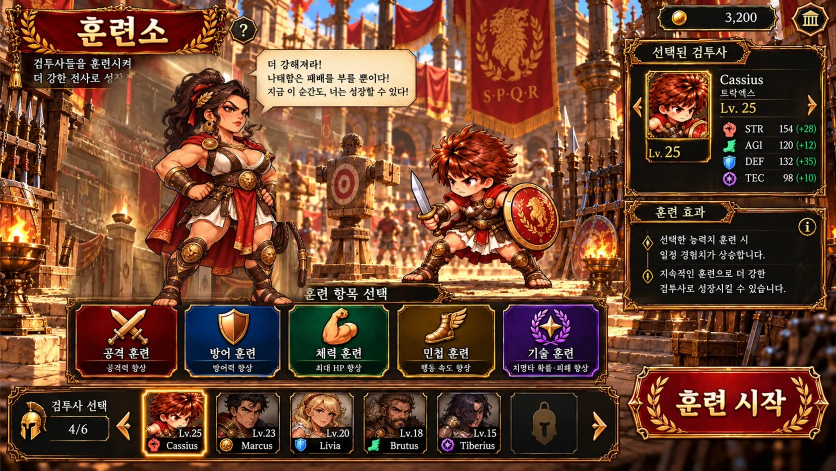
#> input picture docs/qa/training-doctore-action-0.webp, 1672 x 941 px, given in place of market_keyvisual.webp, which was not available (shown at 1/2 size)
$ python erase_market_merchant.py
#> lines starting #> are read from the running program, lines starting #| are printed output that depends on the picture; after the words box and inside, x2 and y2 are one past the last pixel; in counts of white or black regions, pixels touching at a corner belong together; pictures that were not available may be replaced by others from this repository, and a replacement may not be noted
#!/usr/bin/env python3
"""Build a character-free market backplate from the approved key visual.

The approved original remains untouched.  This removes the *baked merchant*
from a derivative bitmap so the game can place the independently animated
transparent merchant on the same stage without any rectangular cover-up.
"""
from pathlib import Path
import cv2
import numpy as np
from PIL import Image

ROOT = Path(__file__).resolve().parents[1]
SRC = ROOT / "public/assets/market/market_keyvisual.webp"
OUT = ROOT / "public/assets/market/market_keyvisual_no_merchant.webp"

im = cv2.imread(str(SRC), cv2.IMREAD_COLOR)
#> im is the input picture: shape (941, 1672, 3); mean B, G, R 46.9, 68.2, 109.4
if im is None:
    raise RuntimeError(f"Failed to read market art {SRC}")
height, width = im.shape[:2]
#> height = 941; width = 1672
assert width == 1672 and height == 941, (width, height)
mask = np.zeros((height, width), dtype=np.uint8)

# The NPC occupies the original left stall from head down to waist/robe hem.
# Includes hands and extended toga, avoids the first candidate card and
# preserves all market UI along the bottom and the main shop banner at top.
merchant = np.array([
    (0, 115), (120, 109), (249, 88), (306, 100),
    (362, 142), (399, 211), (421, 303), (457, 370),
    (466, 491), (477, 598), (478, 688), (449, 709),
    (0, 707),
], dtype=np.int32)
cv2.fillPoly(mask, [merchant], 255)
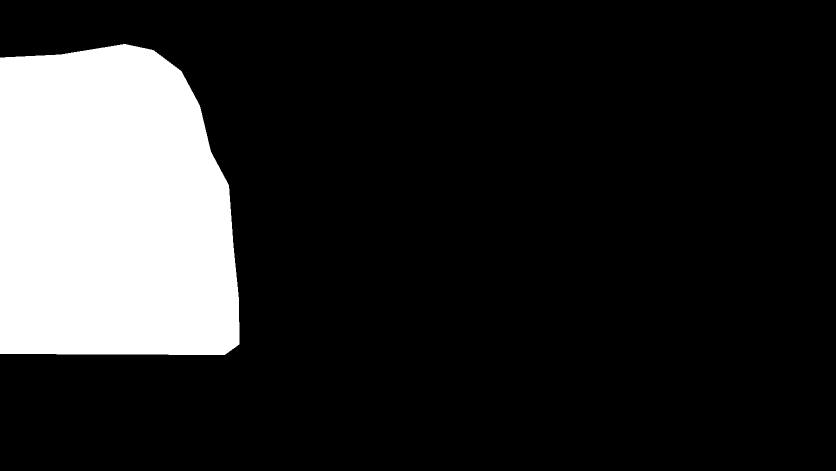
#> mask: shape (941, 1672) (shown at 1/2 size); 16.9% white; 1 white region, box (x1, y1, x2, y2) and area: (0, 88, 479, 710) 266055
# Do not let the inpaint affect any of the game illustration outside the
# exact removed area. Preserve original UI, columns and all 3 gladiators.
# The new transparent actor will occupy most of the retouched area.
# Large-object inpainting alone creates blurry radial streaks. For the void
# behind the new actor, take *actual textured Roman architecture* from the
# project's approved clean arena art and merge it directly into the bitmap.
# There is no floating CSS panel or viewport; this is now background pixels.
environment = cv2.imread(str(ROOT / "public/assets/new-era/arena.webp"), cv2.IMREAD_COLOR)
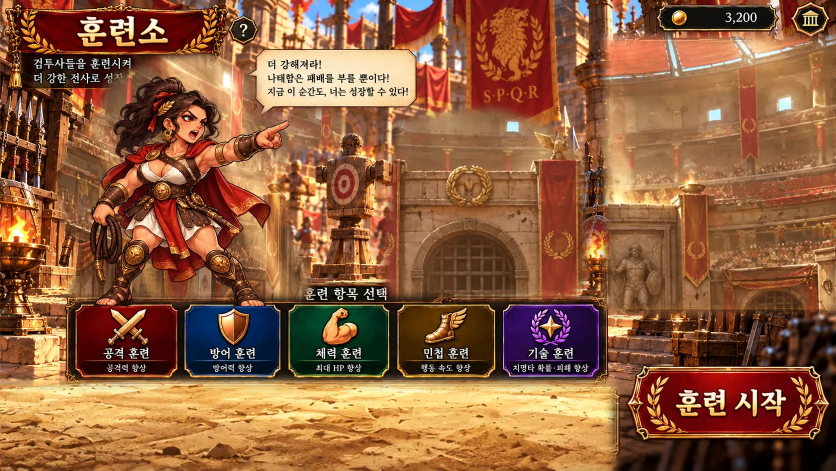
#> input picture docs/qa/training-doctore-action-1.webp, 1672 x 941 px, given in place of arena.webp, which was not available (shown at 1/2 size)
#> environment is the input picture: shape (941, 1672, 3); mean B, G, R 61.4, 94, 143.4
if environment is None:
    raise RuntimeError("Arena architecture reference unavailable")
eh, ew = environment.shape[:2]
#> eh = 941; ew = 1672
stone_and_banners = environment[:, int(ew * .12):int(ew * .58)]
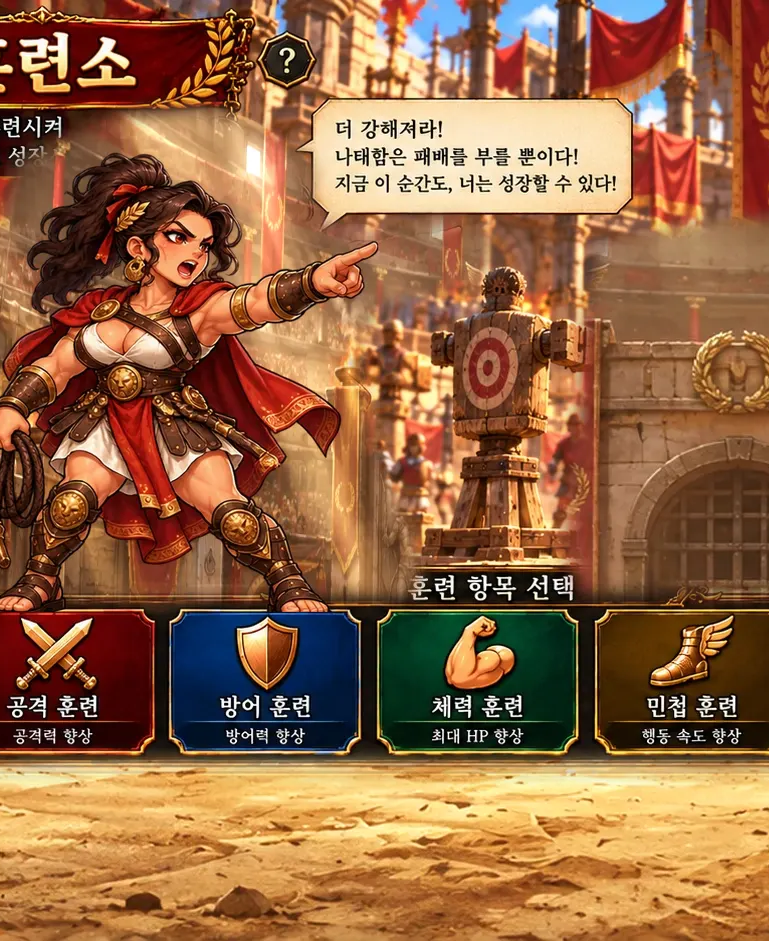
#> stone_and_banners: shape (941, 769, 3); mean B, G, R 67, 101.6, 148.3
patch = cv2.resize(stone_and_banners, (550, height), interpolation=cv2.INTER_CUBIC)
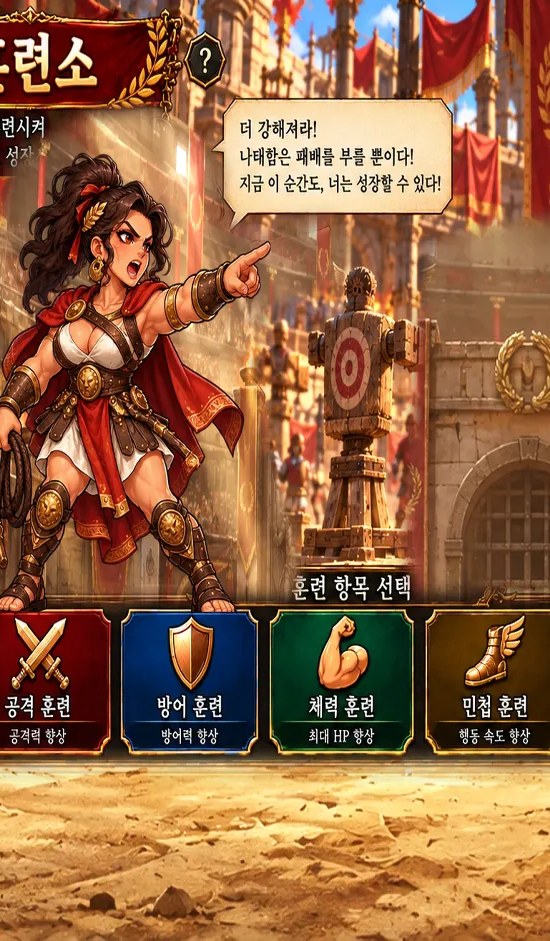
#> patch: shape (941, 550, 3); mean B, G, R 67, 101.7, 148.3
patch = cv2.convertScaleAbs(patch, alpha=1.08, beta=9)
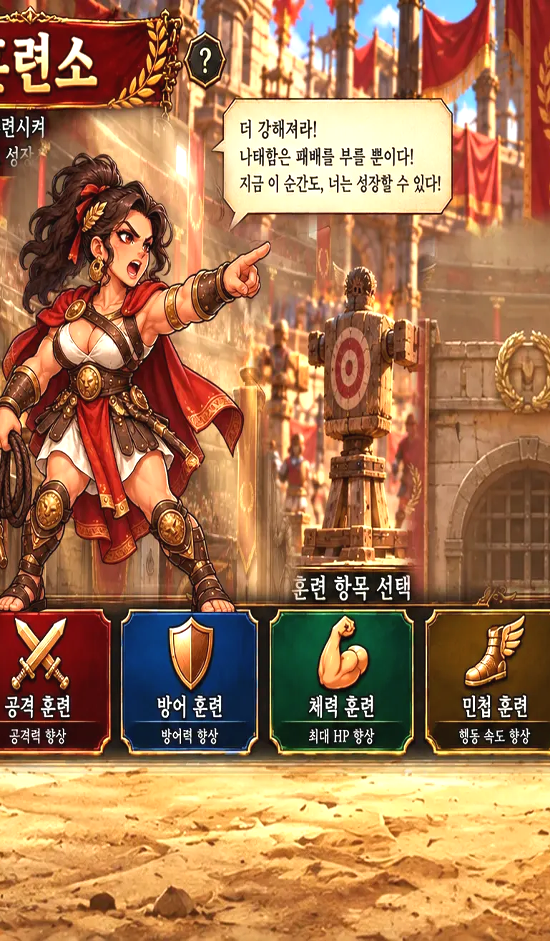
#> patch: shape (941, 550, 3); mean B, G, R 81.1, 118.4, 165
staged = im.copy()
staged[:, :550] = patch
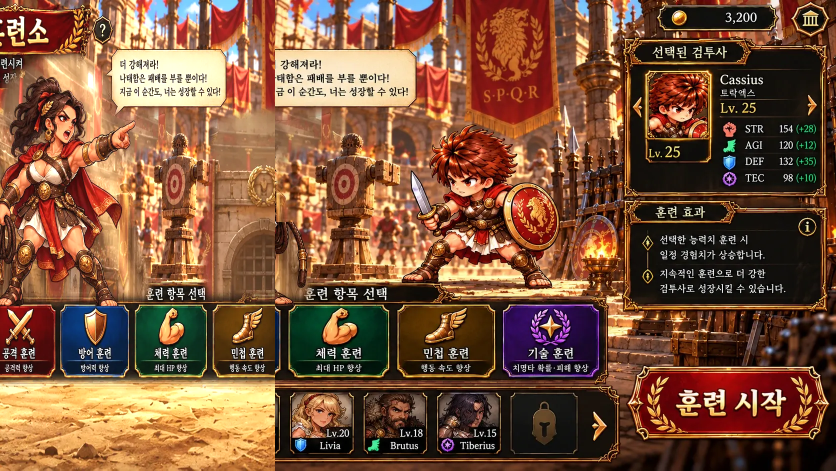
#> staged: shape (941, 1672, 3) (shown at 1/2 size); mean B, G, R 58.4, 83.9, 125
# Feather only along the silhouette perimeter to preserve all art/UI outside
# the old merchant, never cut a rectangular seam into the market scene.
a = cv2.GaussianBlur(mask, (0, 0), 12).astype(np.float32) / 255.0
a = a[..., None]
merged = np.clip(im * (1 - a) + staged * a, 0, 255).astype(np.uint8)

# The old bottom-left painted "Back" graphic is no longer a button. The
# actual live return control is top-right. Remove this dead image too from
# the derivative, using the neighboring cobblestone/crate texture.
dead_back = np.zeros((height, width), dtype=np.uint8)
cv2.rectangle(dead_back, (16, 840), (242, 918), 255, -1)
#> dead_back: shape (941, 1672); 1.1% white; 1 white region, box (x1, y1, x2, y2) and area: (16, 840, 243, 919) 17933
# This small, relatively featureless corner can be filled from its
# immediate surroundings; a pasted rectangle caused an obvious seam.
filled_corner = cv2.inpaint(merged, dead_back, 7, cv2.INPAINT_TELEA)
fade = cv2.GaussianBlur(dead_back, (0, 0), 8).astype(np.float32)[..., None] / 255.0
merged = np.clip(merged * (1-fade) + filled_corner * fade, 0, 255).astype(np.uint8)
# Clear the *painted* Cassius portrait, name and sample description in
# the lower information plaque. Retain the ornate border and Hire artwork.
# The live market data renderer paints the selected candidate here instead.
# Unlike a CSS cover, the replacement becomes actual game background pixels.
x0,y0,x1,y1 = 563,763,1122,899
ys,xs = np.mgrid[y0:y1,x0:x1]
depth = (ys-y0)/max(1,(y1-y0))
warm = 0.5 + 0.5*np.cos((xs-x0)/(x1-x0)*np.pi)
rng = np.random.default_rng(20261017)
grain = rng.normal(0,1.7,(y1-y0,x1-x0))
# OpenCV BGR: naturally aged, dark walnut interior, not a solid black block.
bgr = np.stack([
  15 + 9*warm - 3*depth + grain,
  27 + 8*warm - 4*depth + grain,
  41 + 9*warm - 3*depth + grain,
],axis=-1)
bgr = np.clip(bgr,0,255).astype(np.uint8)
# Subtle planked-leather texture in the center without baked glyphs.
for ty in range(0,bgr.shape[0],19):
    bgr[ty:ty+1,:,0:3] = np.clip(bgr[ty:ty+1,:,0:3].astype('int16') + 3,0,255)
# Keep all outer brass trim: only the already-black interior is repainted.
merged[y0:y1,x0:x1] = bgr
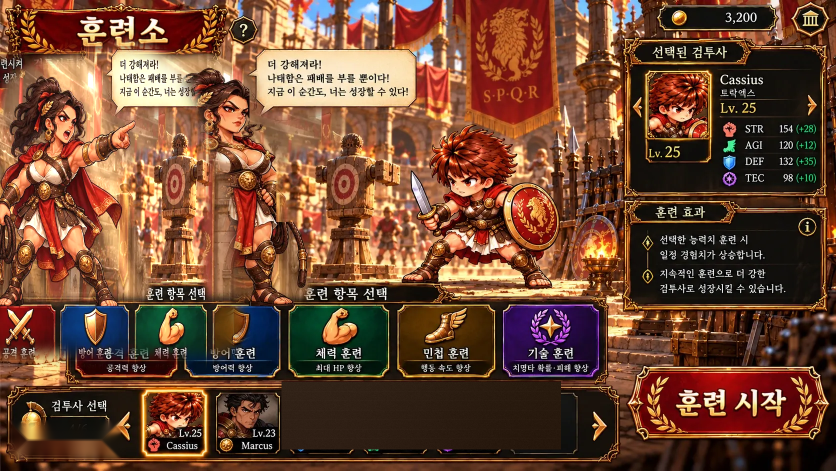
#> merged: shape (941, 1672, 3) (shown at 1/2 size); mean B, G, R 50.4, 72.1, 112.5
rgb = cv2.cvtColor(merged, cv2.COLOR_BGR2RGB)
Image.fromarray(rgb).save(OUT, format="WEBP", quality=95, method=6)
#> (the run stopped early here; a loop or call above may not have finished)
